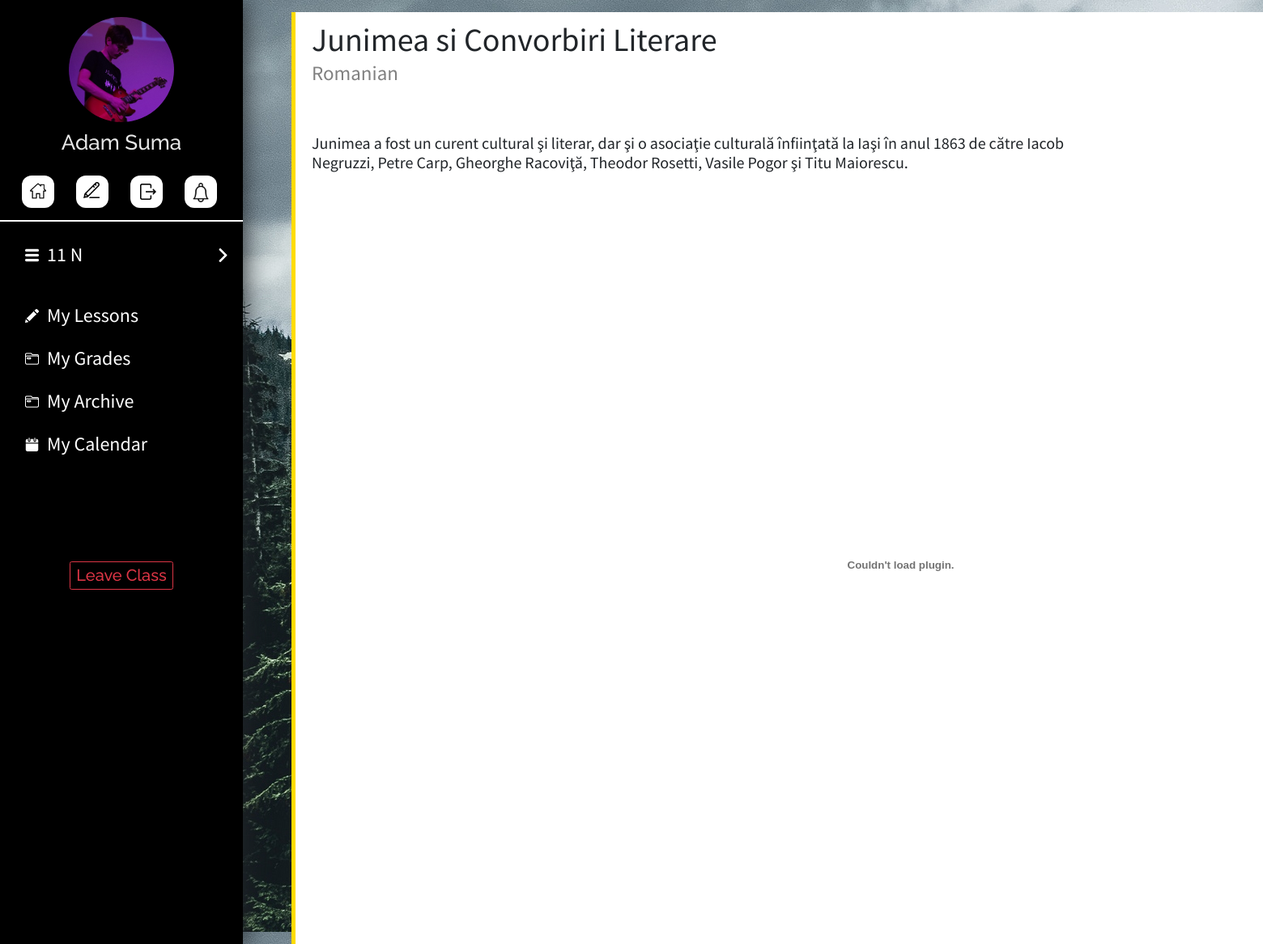
The app's page /welcome/student/lessons/8/9/ (signed in) with its own data.
### account/models.py (models this page shows, shortened)
class Userprofile(models.Model):
    TYPE_CHOICES = (
        ('student', 'Student'),
        ('teacher', 'Teacher')
    )
    user = models.OneToOneField(User, on_delete=models.CASCADE)
    user_type = models.CharField(max_length=30, choices=TYPE_CHOICES)
    profile_picture = models.ImageField(upload_to=profile_image_path, blank=True, null=True)
    main_class = models.ForeignKey(MainClass, on_delete=models.SET_NULL, null=True, blank=True)
    id_number = models.IntegerField(blank=True, null=True)
    teaching_subject = models.CharField(max_length=100, blank=False, null=True)
    teaching_certificate = models.FileField(upload_to=certificate_file_path, blank=True, null=True)

class MainClass(models.Model):
    name = models.CharField(max_length=8)
    semester = models.IntegerField(default=1)

class Lesson(models.Model):
    title = models.TextField(max_length=100)
    sub_class = models.ForeignKey(SubClass, on_delete=models.CASCADE, null=False)
    text = models.TextField(max_length=1000)
    date_added = models.DateField(auto_now_add=True)
    def pdf_upload_path(self, filename):
        return "lessons/" + self.sub_class.main_class.name + "/" + self.sub_class.name + "/" + filename
    pdf = models.FileField(upload_to=pdf_upload_path, null=True, blank=True)

class SubClass(models.Model):
    name = models.CharField(max_length=20,blank=False,  null=False)
    subject = models.CharField(max_length=40, blank=True, null=True)
    teacher = models.ForeignKey(Userprofile, on_delete=models.SET_NULL, null=True)
    main_class = models.ForeignKey(MainClass, on_delete=models.CASCADE, null=False)
    color_code = models.CharField(max_length=6, default="C70000")

### account/views.py (the view)
# urls.py: url(r'^student/lessons/(?P<subclass_id>[0-9]+)/(?P<lesson_id>[0-9]+)/$', views.student_lesson, name='student_lesson'),
@login_required
def student_lesson(request, subclass_id, lesson_id):
    rd = handle_redirect('student', request.user.userprofile.user_type)
    if rd:
        return redirect('account:' + rd)
    template_name = "account/basic/student_lesson.html"
    if Lesson.objects.filter(id=lesson_id):
        if request.user.userprofile.main_class != Lesson.objects.get(id=lesson_id).sub_class.main_class:
            return redirect('account:student_lessons', "0")
    else:
        return redirect('account:student_lessons', "0")
    lesson = Lesson.objects.get(id=lesson_id)
    return render(request, template_name, {'lesson': lesson})

### account/views.py (called while the page is built)
def handle_redirect(view_type, user_type):
    if view_type != user_type:
        if user_type == "student":
            return 'student_home'
        elif user_type == "teacher":
            return 'teacher_home'

### account/templates/account/basic/student_lesson.html (shortened to what this page needs)
{% extends 'account/base.html' %}
{% block body %}
<div style="margin-left:33rem;float:left;overflow:hidden">
    <div class="lesson-maindiv" style="border-left: 0.5rem solid #{{lesson.sub_class.color_code}};">
        <h1 class="lesson-title-detail" style="margin-bottom:-10rem;">{{lesson.title}}</h2>
        <h1 class="lesson-subtitle" style="float:left;margin-left:2rem; margin-top:6rem;font-size:25px;margin-bottom:-500rem;">{{lesson.sub_class.name}}</h1>
        <h1 style="font-family: 'Source Sans Pro', sans-serif; font-size:20px;float:left; width:100rem;margin-top:15rem;margin-left:2rem;">{{lesson.text|linebreaks}}</h1>
        {% if lesson.pdf %}
        <center><embed src="{{lesson.pdf.url}}" style="margin-top:2rem;" width="1000rem" height="900rem" /></center>
        <br>
        {% endif %}
    </div>
</div>
{% endblock %}

### account/templates/account/base.html (shortened to what this page needs)
<!DOCTYPE html>
<html>
<head>
	{% load static %}
		<link rel="stylesheet" href="https://maxcdn.bootstrapcdn.com/bootstrap/3.3.6/css/bootstrap.min.css" />
        <link rel="stylesheet" href="https://stackpath.bootstrapcdn.com/bootstrap/4.1.3/css/bootstrap.min.css">
		<link rel="stylesheet" type="text/css" href="{% static 'account/style.css' %}" />
<head>
<body>
    {% if user.is_authenticated %}
    <div class="sidenav" id="sidenav">
    <center>
        {% if user.userprofile.profile_picture %}
            <img src="{{user.userprofile.profile_picture.url}}" style="width: 13rem; height:13rem; border-radius: 50%; margin-top:7%;" />
        {% else %}
            <img src="/media/extra/Steach_logo.png" style="width: 100%; float:left; margin-left:-2%;" />
            {% endif %}
            <h1 class='welcome-text' style="margin-top: 1rem; font-size:260%">{{user.first_name}} {{user.last_name}}</h1>
            <a href="{% url 'account:student_home' %}">
                <div class='home-sidebar-button' title="Home">
                    <img src="/media/extra/home.png" style="width: 2rem; height:2rem; margin-top:22%; margin-left:2%;" />
                </div>
            </a>
            <a href="{% url 'account:edit_student_profile'%}">
            <div class='home-sidebar-button' title="Edit Profile">
                <img src="/media/extra/pencil_black.png" style="width: 2rem; height:2rem; margin-top:20%; margin-left:-5%;" />
            </div>
            </a>
            <a href="{% url 'account:logout' %}">
            <div class='home-sidebar-button' title="Logout">
                <img src="/media/extra/exit.png" style="width: 2rem; height:2rem; margin-top:25%; margin-left: 10%;" />
            </div>
            </a>
            <a href="#">
                <div class='home-sidebar-button' style="" title="Notfications">
                    <img src="/media/extra/notification.png" style="width: 2.4rem; height:2.4rem; margin-top:22%; margin-left:2%;" />
                </div>
            </a>
            </center>
            <br>
            <div style="width:100%; height:0.2rem; background-color:white; float:left; margin-top:1.5rem;"></div>
            {% if not user.userprofile.main_class %}
                <a href="{% url 'account:student_join_request' %}">
                <div class="join-class-button"><h1 class="welcome-text" style="color: black; margin-top: 0.7rem;">Join a Class</h1></div>
                </a>
            {% else %}
            <br><br><br><br><br>
            <button class="mainclass-button" id="mainclass-home" onclick="show_hide()">
                <img src="/media/extra/menu.png" style="width:17px; height:17px;float:left; margin-left:2rem;margin-top:1.1rem;"/>
                <h1 class="sidenav-element" id="sidenav-mainclass">{{user.userprofile.main_class.name}}</h1>
                <img class="arrow-right" src="/media/extra/right-arrow.png" style="width:17px; height:17px;float:right;margin-top:1.1rem;"/>
            </button>
            <br><br><br><br><br>
            <a href="{% url 'account:student_lessons' 0 %}">
                <button class="mainclass-button" style="border-radius: 5px 5px 5px 5px;">
                    <img src="/media/extra/test2.png" style="width:17px; height:17px;float:left; margin-left:2rem;margin-top:1.1rem;"/>
                    <h1 class="sidenav-element" id="sidenav-mainclass">My Lessons</h1>
                </button>
            </a>
            <a href="{% url 'account:student_grades' 0 %}">
                <button class="mainclass-button" style="border-radius: 5px 5px 5px 5px;">
                    <img src="/media/extra/folder.png" style="width:17px; height:17px;float:left; margin-left:2rem;margin-top:1.1rem;"/>
                    <h1 class="sidenav-element" id="sidenav-mainclass">My Grades</h1>
                </button>
            </a>
            <a href="{% url 'account:student_archives' 0 0 %}">
            <button class="mainclass-button" style="border-radius: 5px 5px 5px 5px;">
                <img src="/media/extra/folder.png" style="width:17px; height:17px;float:left; margin-left:2rem;margin-top:1.1rem;"/>
                <h1 class="sidenav-element" id="sidenav-mainclass">My Archive</h1>
            </button>
            </a>
            <a href="{% url 'account:student_calendar' 0 0 %}">
            <button class="mainclass-button" style="border-radius: 5px 5px 5px 5px;">
                <img src="/media/extra/calendar.png" style="width:17px; height:17px;float:left; margin-left:2rem;margin-top:1.1rem;"/>
                <h1 class="sidenav-element" id="sidenav-mainclass">My Calendar</h1>
            </button>
            </a>
            <center><button class="btn btn-outline-danger" style="height:3.5rem;margin-top:12rem;"><h1 style="font-size:20px;font-family: 'Raleway', sans-serif;">Leave Class</h1></buttton></center>
        {% endif %}
    </div>
    {% endif %}
    <div class="main-div" id="main">
    {% block body %}
    {% endblock %}
    </div>
</body>
</html>

### account/static/account/style.css (style rules this page uses)
body { background-image: url(bg-forest.jpg); background-attachment: fixed; }
.main-div { opacity: 0; transition: opacity 0.4s; }
.welcome-text { margin-top: 0rem; font-family: 'Raleway', sans-serif; font-size: 35px; color: #E7E7E7; }
.sidenav { position: fixed; height: 100%; width: 30rem; float: left; background-color: black; box-shadow: 1px 1px 30px; overflow-y: scroll; }
.home-sidebar-button { width: 4rem; height: 4rem; border-radius: 30%; background-color: white; float: left; margin-left: 9%; margin-top: 2rem; transition: background-color 0.2s; }
.mainclass-button { float: left; margin-left: 0.5rem; margin-top: 0.3rem; background-color: black; border: None; border-radius: 5px 5px 0px 0px; outline: none; color: white; width: 95%; height: 5rem; transition: background-color 0.2s; }
.sidenav-element { margin-left: 1rem; margin-right: 5rem; float: left; font-family: 'Source Sans Pro', sans-serif; font-size: 24px; margin-top: 0.5rem; }
.arrow-right { display: block; transition: display 0.2s; }
.lesson-subtitle { font-family: 'Source Sans Pro', sans-serif; font-size: 17px; color: grey; float: left; margin-left: 1rem; }
.lesson-maindiv { width: 150rem; background-color: white; border-radius: 0px 10px 10px 0px; margin-top: 1.5rem; margin-left: 3rem; overflow: hidden }
.lesson-title-detail { font-size: 40px; font-family: 'Source Sans Pro', sans-serif; float: left; margin-top: 1rem; margin-left: 2rem; }

### records on screen
Lesson: title "Junimea si Convorbiri Literare", sub_class.name "Romanian", text "Junimea a fost un curent cultural şi literar, dar şi o asociaţie culturală înfiinţată la Iaşi în anul 1863 de către Iacob Negruzzi, Petre Carp, Gheorghe Racoviţă, Theodor Rosetti, Vasile Pogor şi Titu Maiorescu."

### other values on screen
{{ user.first_name }} "Adam"
{{ user.last_name }} "Suma"
{{ user.userprofile.main_class.name }} "11 N"
